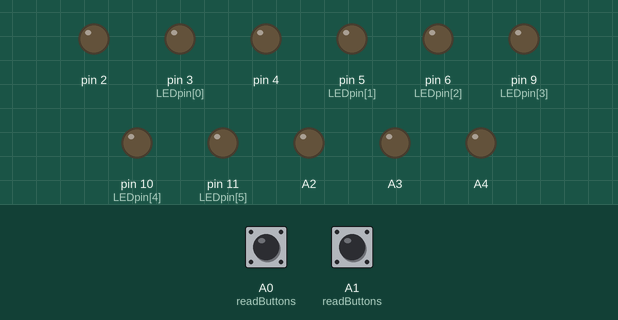
This sketch was run on a simulated Arduino Uno, built with avr-gcc and run on an emulated ATmega328P. On the bench: output pins drawn as LEDs (lit = HIGH). Dashed ring = blinking. The inputs (shaded band) are chosen by the test bench; at power-on: A0 (readButtons) LOW, A1 (readButtons) LOW.

Above: at 1.2 s.
1.3 s: A0 (readButtons) pulled HIGH for 0.15 s
At 1.5 s:
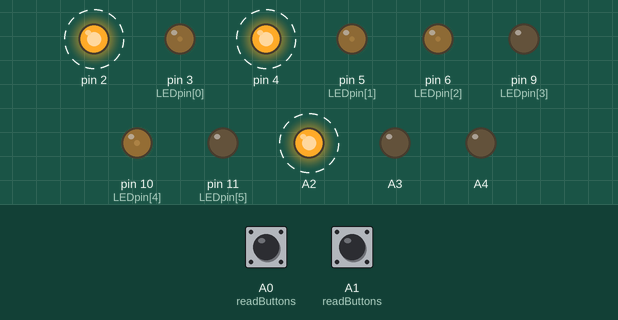
4.3 s: A1 (readButtons) pulled HIGH for 1 s
At 5.8 s:
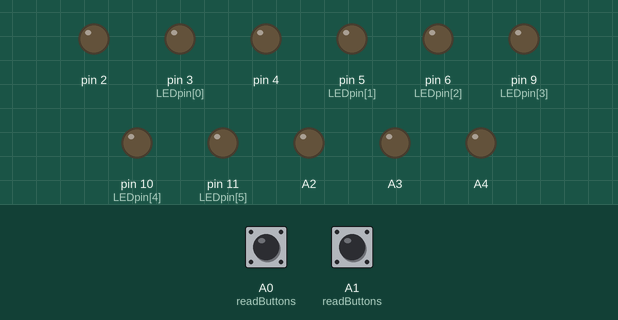
7.3 s: A1 (readButtons) pulled HIGH for 0.15 s
At 8.4 s:
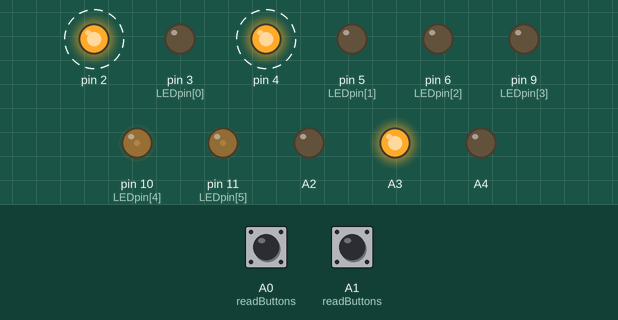
10.3 s: A1 (readButtons) pulled HIGH for 3.2 s
At 12.0 s:
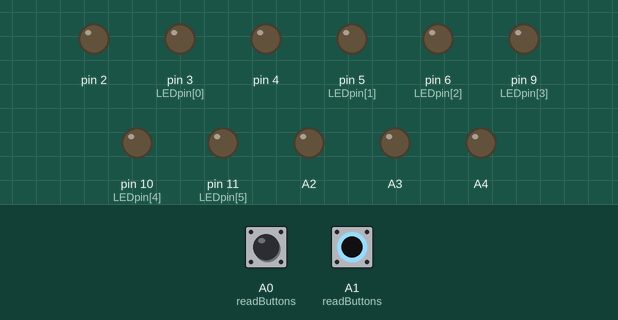
15.0 s: A0 (readButtons) pulled HIGH for 1 s
At 15.18 s:
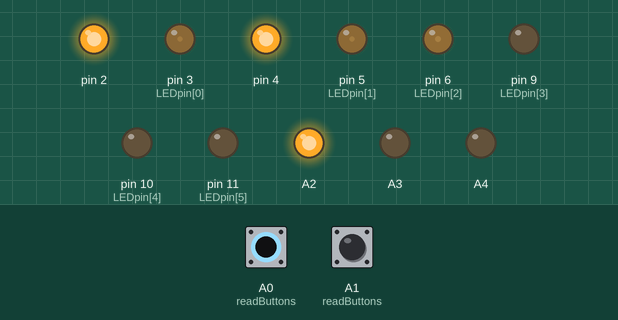
18.0 s: A0 (readButtons) pulled HIGH for 0.15 s
At 19.12 s:
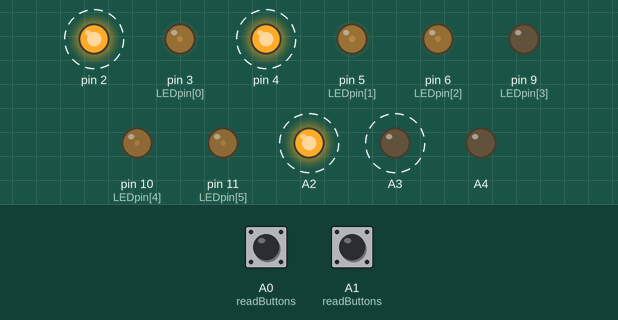
Timing chart, 0 to 22.1 s (numbered marks = the images above; inputs shaded):
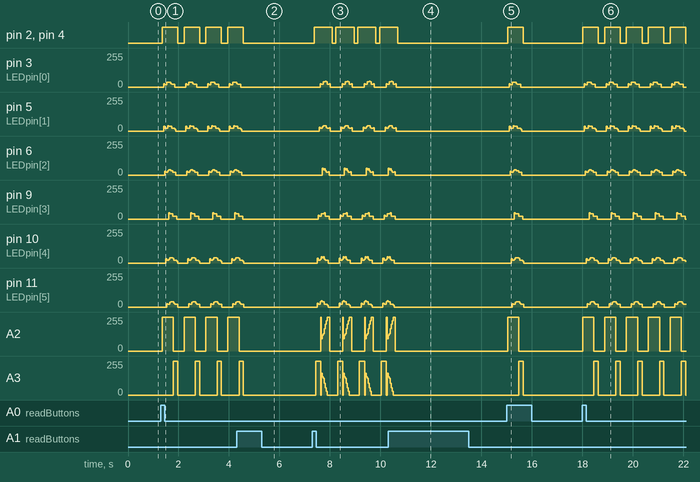

The sketch:

biky.ino
```cpp
#include <Arduino.h>
#include <Thread.h>
#include <ThreadController.h>

const byte LEDpin[6] = {3, 5, 6, 9, 10, 11};
const unsigned int values[12] = {255, 30, 20, 10, 5, 0, 0, 0, 0, 0, 0, 0};

ThreadController control = ThreadController();
Thread buttonReader = Thread();
Thread lightAnimator = Thread();

//Sync data struct
typedef struct controlSync{
  bool reqLeft;
  bool reqRight;
  bool active;
} controlSync;

controlSync global_control;

void setup() {

  for (int k = 0; k < 6; k++) {
    pinMode(LEDpin[k], OUTPUT);
  }

  // Right and left segment ground pull
  pinMode(A2, OUTPUT);
  pinMode(A3, OUTPUT);

  //Buttons
  pinMode(A1, INPUT);
  pinMode(A0, INPUT);

  //Brakes light
  pinMode(A4, OUTPUT);

  //Button lights
  pinMode(2, OUTPUT);
  pinMode(4, OUTPUT);

  //pinMode(LED_BUILTIN, OUTPUT);

  digitalWrite(A4, LOW);
  digitalWrite(A2, LOW);
  digitalWrite(A3, LOW);
  //digitalWrite(LED_BUILTIN, LOW);

  //Threads configuration
  buttonReader.onRun(readButtons);
  buttonReader.setInterval(50);

  lightAnimator.onRun(animateLights);
  lightAnimator.setInterval(50);

  control.add(&buttonReader);
  control.add(&lightAnimator);
}

void turnLed(int pos, int value) {

  for (int i = 0; i < 6; i++) {
    analogWrite(LEDpin[i], 0); // analogRead values go from 0 to 1023, analogWrite values from 0 to 255
  }
  if (pos >= 0 && pos <= 11) {

    if (pos > 5) {
      digitalWrite(A3, HIGH);
      digitalWrite(A2, LOW);
      analogWrite(LEDpin[pos - 6], value); // analogRead values go from 0 to 1023, analogWrite values from 0 to 255
    }
    else {
      digitalWrite(A3, LOW);
      digitalWrite(A2, HIGH);
      analogWrite(LEDpin[pos], value); // analogRead values go from 0 to 1023, analogWrite values from 0 to 255
    }
  }
  delay(1);
}

void turnLeft() {

  for (int j = 0; j < 24; j++) {
    for (int i = 0; i < 2; i++) {
      turnLed(j, 255);
      turnLed(j - 1, 255);
      turnLed(j - 2, 255);
      turnLed(j - 3, 255);
      turnLed(j - 4, 255);
      turnLed(j - 5, 255);
      turnLed(j - 6, 255);
      turnLed(j - 7, 255);
      turnLed(j - 8, 255);
      turnLed(j - 9, 255);
      turnLed(j - 10, 255);
      turnLed(j - 11, 255);
    }
  }
  digitalWrite(A2, LOW);
  digitalWrite(A3, LOW);
}

void turnRight() {

  for (int j = 24; j > 0; j--) {
    for (int i = 0; i < 2; i++) {
      turnLed(j, 255);
      turnLed(j - 1, 255);
      turnLed(j - 2, 255);
      turnLed(j - 3, 255);
      turnLed(j - 4, 255);
      turnLed(j - 5, 255);
      turnLed(j - 6, 255);
      turnLed(j - 7, 255);
      turnLed(j - 8, 255);
      turnLed(j - 9, 255);
      turnLed(j - 10, 255);
      turnLed(j - 11, 255);
    }
  }
  digitalWrite(A2, LOW);
  digitalWrite(A3, LOW);
}

void loop() {
  control.run();
}

void readButtons(){

   if(global_control.active == false){
    if(digitalRead(A0)){
      global_control.reqLeft = true;
    }
    if(digitalRead(A1)){
      global_control.reqRight = true;
    }
  }
  else{
    while(digitalRead(A0)||digitalRead(A1)){
      global_control.active = false;
      global_control.reqLeft = false;
      global_control.reqRight= false;
      delay(300);
    }
  }
}

void animateLights(){

   if(global_control.reqRight){
     global_control.reqRight == false;
     global_control.active = true;

     digitalWrite(2, HIGH);
     digitalWrite(4, HIGH);
     turnRight();
     delay(100);
     digitalWrite(2, LOW);
     digitalWrite(4, LOW);
     delay(100);
   }

   else if(global_control.reqLeft){
     global_control.reqLeft == false;
     global_control.active = true;

     digitalWrite(2, HIGH);
     digitalWrite(4, HIGH);
     turnLeft();
     digitalWrite(2, LOW);
     digitalWrite(4, LOW);
     delay(200);
   }
}
```

Measured:
- after the input at 1.3 s, pin 2: alternates HIGH for 0.62 s and LOW for 0.25 s, starting after 0.05 s; pin 3 (LEDpin[0]): 0/255 → 23/255 after 0.12 s, then repeats every 0.87 s: 16/255 0.08 s, 37/255 0.16 s, 26/255 0.04 s, 19/255 0.12 s, 0/255 0.43 s, 23/255 0.04 s
- after the input at 4.3 s, pin 2, pin 4: goes on until 4.6 s, then stays LOW; pin 3 (LEDpin[0]), pin 5 (LEDpin[1]), pin 6 (LEDpin[2]), pin 9 (LEDpin[3]): goes on until 4.5 s, then stays 0/255; pin 10 (LEDpin[4]), pin 11 (LEDpin[5]), A3: goes on until 4.6 s, then stays 0/255; A2: goes on until 4.4 s, then stays 0/255
- after the input at 7.3 s, pin 2: alternates HIGH for 0.72 s and LOW for 0.15 s, starting after 0.07 s; pin 3 (LEDpin[0]): 0/255 → 25/255 after 0.32 s, then repeats every 0.87 s: 19/255 0.08 s, 39/255 0.08 s, 45/255 0.04 s, 39/255 0.04 s, 19/255 0.08 s, 26/255 0.04 s, 0/255 0.47 s, 25/255 0.04 s
- after the input at 10.3 s, pin 2, pin 4: goes on until 10.7 s, then stays LOW; pin 3 (LEDpin[0]), pin 5 (LEDpin[1]), pin 6 (LEDpin[2]), pin 9 (LEDpin[3]), A2: goes on until 10.6 s, then stays 0/255; pin 10 (LEDpin[4]), pin 11 (LEDpin[5]), A3: goes on until 10.5 s, then stays 0/255
- after the input at 15.0 s, pin 2: LOW → HIGH at once, → LOW 0.62 s later; pin 3 (LEDpin[0]): 0/255 → 16/255 after 0.11 s, → 37/255 0.12 s later, → 19/255 0.16 s later, → 0/255 0.16 s later
- after the input at 18.0 s, pin 2: alternates HIGH for 0.62 s and LOW for 0.25 s, starting at once; pin 3 (LEDpin[0]): 0/255 → 23/255 after 0.07 s, then repeats every 0.87 s: 16/255 0.08 s, 37/255 0.16 s, 26/255 0.04 s, 19/255 0.12 s, 0/255 0.43 s, 23/255 0.04 s
